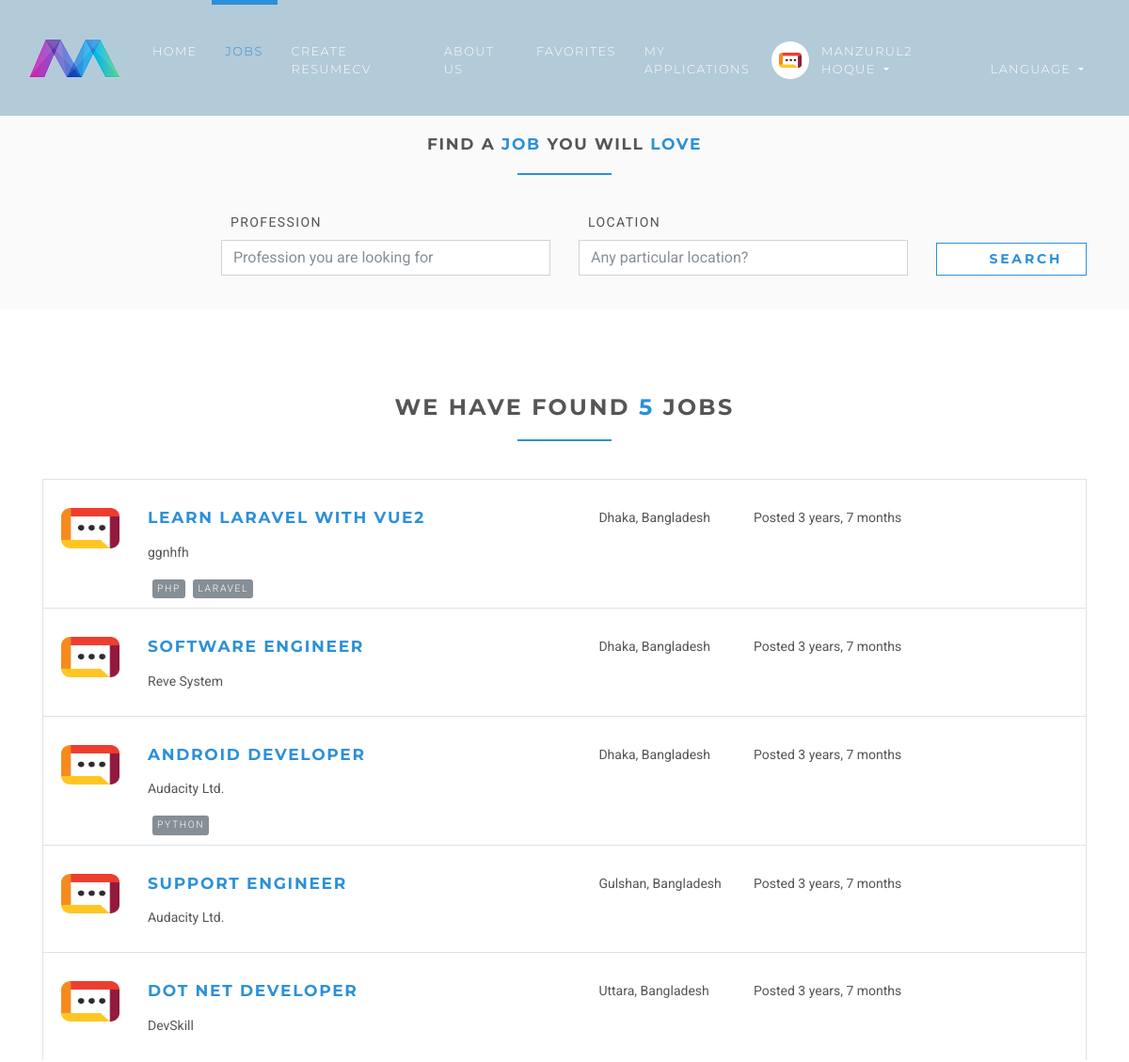
The app's page /en/jobs/ (signed in, upper part), older data.
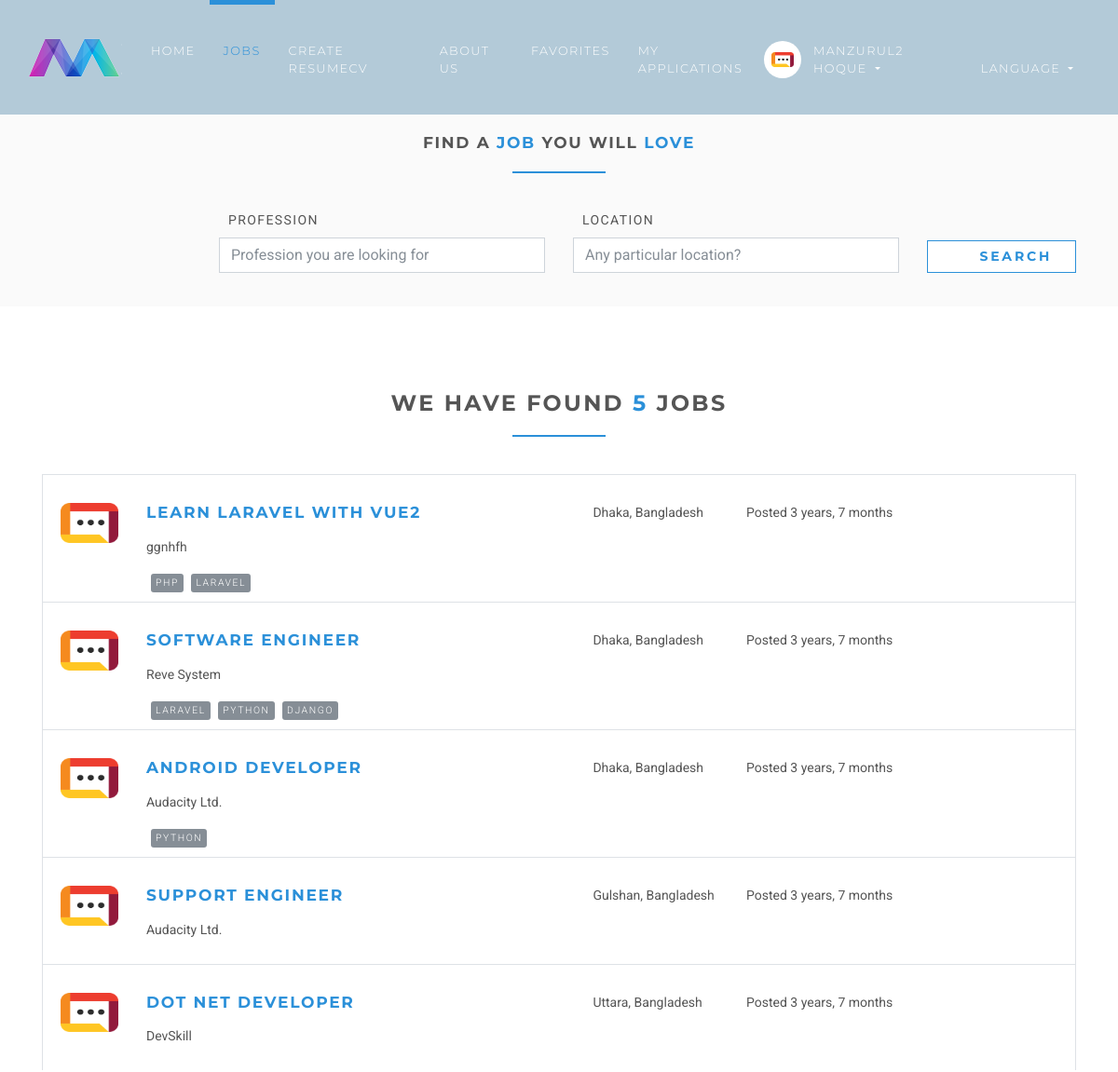
The same page, newer data.
### jobsapp/models.py (models this page shows, shortened)
class Job(models.Model):
    user = models.ForeignKey(User, on_delete=models.CASCADE)
    title = models.CharField(max_length=300)
    description = models.TextField()
    location = models.CharField(max_length=150)
    type = models.CharField(choices=JOB_TYPE, max_length=10)
    category = models.CharField(max_length=100)
    last_date = models.DateTimeField()
    company_name = models.CharField(max_length=100)
    company_description = models.CharField(max_length=300)
    website = models.CharField(max_length=100, default="")
    created_at = models.DateTimeField(default=timezone.now)
    filled = models.BooleanField(default=False)
    salary = models.IntegerField(default=0, blank=True)
    tags = models.ManyToManyField(Tag)
    vacancy = models.IntegerField(default=1)
    objects = JobManager()
    class Meta:
        ordering = ["id"]

### tags/models.py (models this page shows, shortened)
class Tag(models.Model):
    name = models.CharField(max_length=100)

### jobsapp/views/home.py (the view)
# urls.py: path("jobs/", JobListView.as_view(), name="jobs"),
class JobListView(ListView):
    model = Job
    template_name = "jobs/jobs.html"
    context_object_name = "jobs"
    paginate_by = 5

### jobsapp/templatetags/is_favorited.py (called while the page is built)
@register.simple_tag(name="is_favorited", takes_context=True)
def is_favorited(context, job):
    request = context["request"]
    return Favorite.objects.filter(job_id=job.id, user_id=request.user.id, soft_deleted=False).exists()

### templates/jobs/jobs.html (shortened to what the changed rows need)
{% extends 'base.html' %}
{% load static %}
{% load is_favorited %}
{% block content %}
    <section>
        <div class="container">
            {% for job in jobs %}
                <div class="job-listing  ">
                    <div class="row">
                        <div class="col-md-12 col-lg-6">
                            <div class="row">
                                <div class="col-2">
                                    <img src="{% static 'img/company-1.png' %}"
                                         alt="company image " class="img-fluid">
                                </div>
                                <div class="col-10">
                                    <h4 class="job__title"><a
                                            href="{% url 'jobs:jobs-detail' job.id %}">{{ job.title }}</a></h4>
                                    <p class="job__company">
                                        {{ job.company_name }}
                                    </p>
                                    {% for tag in job.tags.all %}
                                        <span style="color: #ffffff;" class="badge featured-badge badge-secondary">{{ tag.name }}</span>
                                    {% endfor %}
                                </div>
                            </div>
                        </div>
                        <div class="col-10 col-md-3 col-lg-2 ml-auto">
                            <i class="fa fa-map-marker job__location"></i>
                            {{ job.location }}
                        </div>
                        <div class="col-10 col-md-3 col-lg-3 ml-auto">
                            <p>Posted {{ job.created_at|timesince }}</p>
                        </div>
                        {% if user.is_authenticated and request.user.role == 'employee' %}
                            <div class="col-sm-12 col-md-2 col-lg-1">
                                <div class="job__star">
                                    {% is_favorited job as is_already_favorited %}
                                    {% if is_already_favorited %}
                                        <a href="javascript:void(0)" data-toggle="tooltip" data-id="{{ job.id }}"
                                           data-placement="top" title="Saved to favourites"
                                           class="job__star__link favorite">
                                            <i class="fa fa-star"></i>
                                        </a>
                                    {% else %}
                                        <a href="javascript:void(0)" data-toggle="tooltip" data-id="{{ job.id }}"
                                           data-placement="top" title="Save to favourites" class="job__star__link">
                                            <i class="fa fa-star"></i>
                                        </a>
                                    {% endif %}
                                </div>
                            </div>
                        {% endif %}
                    </div>
                </div>
            {% endfor %}
        </div>
    </section>
{% endblock %}

Row changes from the older to the newer data that the page shows:
changed Job "SOFTWARE ENGINEER": gains Tag (name "DJANGO"); gains Tag (name "LARAVEL"); gains Tag (name "PYTHON")
